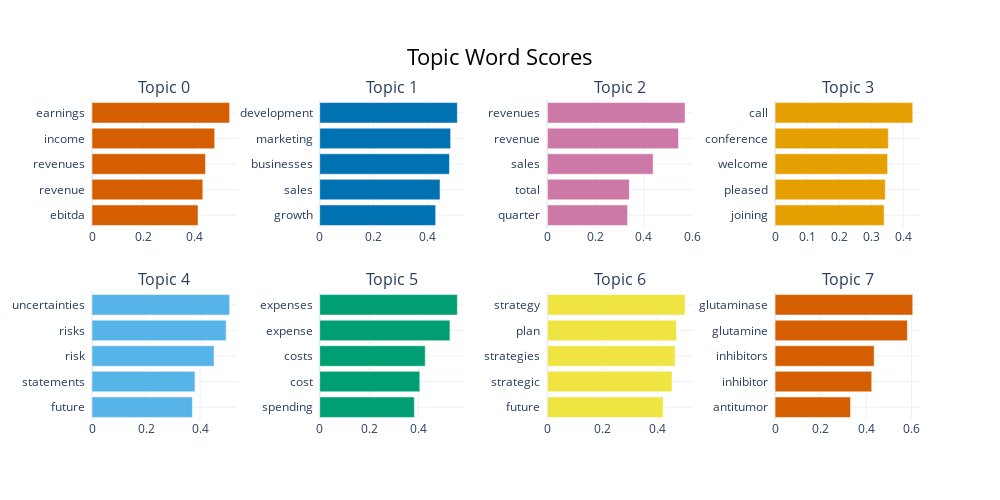

Write notebook code for a chart like this one.
### Code cell
topic_model.visualize_barchart()

### Figure 1 — Plotly figure (JSON) as saved in the notebook; plotly's stock layout.template omitted (floating-point values rounded to 4 significant figures)
{"data": [{"marker": {"color": "#D55E00"}, "orientation": "h", "type": "bar", "x": [0.4139, 0.4325, 0.4428, 0.4789, 0.5373], "xaxis": "x", "y": ["ebitda  ", "revenue  ", "revenues  ", "income  ", "earnings  "], "yaxis": "y"}, {"marker": {"color": "#0072B2"}, "orientation": "h", "type": "bar", "x": [0.4308, 0.447, 0.4821, 0.4865, 0.5115], "xaxis": "x2", "y": ["growth  ", "sales  ", "businesses  ", "marketing  ", "development  "], "yaxis": "y2"}, {"marker": {"color": "#CC79A7"}, "orientation": "h", "type": "bar", "x": [0.3325, 0.3396, 0.4382, 0.5435, 0.5706], "xaxis": "x3", "y": ["quarter  ", "total  ", "sales  ", "revenue  ", "revenues  "], "yaxis": "y3"}, {"marker": {"color": "#E69F00"}, "orientation": "h", "type": "bar", "x": [0.3407, 0.3443, 0.3517, 0.3538, 0.4303], "xaxis": "x4", "y": ["joining  ", "pleased  ", "welcome  ", "conference  ", "call  "], "yaxis": "y4"}, {"marker": {"color": "#56B4E9"}, "orientation": "h", "type": "bar", "x": [0.3713, 0.3807, 0.4513, 0.4961, 0.509], "xaxis": "x5", "y": ["future  ", "statements  ", "risk  ", "risks  ", "uncertainties  "], "yaxis": "y5"}, {"marker": {"color": "#009E73"}, "orientation": "h", "type": "bar", "x": [0.3829, 0.405, 0.427, 0.5269, 0.5569], "xaxis": "x6", "y": ["spending  ", "cost  ", "costs  ", "expense  ", "expenses  "], "yaxis": "y6"}, {"marker": {"color": "#F0E442"}, "orientation": "h", "type": "bar", "x": [0.4189, 0.4515, 0.4627, 0.4677, 0.4986], "xaxis": "x7", "y": ["future  ", "strategic  ", "strategies  ", "plan  ", "strategy  "], "yaxis": "y7"}, {"marker": {"color": "#D55E00"}, "orientation": "h", "type": "bar", "x": [0.3313, 0.4246, 0.4354, 0.5814, 0.605], "xaxis": "x8", "y": ["antitumor  ", "inhibitor  ", "inhibitors  ", "glutamine  ", "glutaminase  "], "yaxis": "y8"}], "layout": {"annotations": [{"font": {"size": 16}, "showarrow": false, "text": "Topic 0", "x": 0.0875, "xanchor": "center", "xref": "paper", "y": 1, "yanchor": "bottom", "yref": "paper"}, {"font": {"size": 16}, "showarrow": false, "text": "Topic 1", "x": 0.3625, "xanchor": "center", "xref": "paper", "y": 1, "yanchor": "bottom", "yref": "paper"}, {"font": {"size": 16}, "showarrow": false, "text": "Topic 2", "x": 0.6375, "xanchor": "center", "xref": "paper", "y": 1, "yanchor": "bottom", "yref": "paper"}, {"font": {"size": 16}, "showarrow": false, "text": "Topic 3", "x": 0.9125, "xanchor": "center", "xref": "paper", "y": 1, "yanchor": "bottom", "yref": "paper"}, {"font": {"size": 16}, "showarrow": false, "text": "Topic 4", "x": 0.0875, "xanchor": "center", "xref": "paper", "y": 0.4, "yanchor": "bottom", "yref": "paper"}, {"font": {"size": 16}, "showarrow": false, "text": "Topic 5", "x": 0.3625, "xanchor": "center", "xref": "paper", "y": 0.4, "yanchor": "bottom", "yref": "paper"}, {"font": {"size": 16}, "showarrow": false, "text": "Topic 6", "x": 0.6375, "xanchor": "center", "xref": "paper", "y": 0.4, "yanchor": "bottom", "yref": "paper"}, {"font": {"size": 16}, "showarrow": false, "text": "Topic 7", "x": 0.9125, "xanchor": "center", "xref": "paper", "y": 0.4, "yanchor": "bottom", "yref": "paper"}], "height": 500, "hoverlabel": {"bgcolor": "white", "font": {"family": "Rockwell", "size": 16}}, "showlegend": false, "title": {"font": {"color": "Black", "size": 22}, "text": "Topic Word Scores", "x": 0.5, "xanchor": "center", "yanchor": "top"}, "width": 1000, "xaxis": {"anchor": "y", "domain": [0, 0.175], "showgrid": true}, "xaxis2": {"anchor": "y2", "domain": [0.275, 0.45], "showgrid": true}, "xaxis3": {"anchor": "y3", "domain": [0.55, 0.725], "showgrid": true}, "xaxis4": {"anchor": "y4", "domain": [0.825, 1], "showgrid": true}, "xaxis5": {"anchor": "y5", "domain": [0, 0.175], "showgrid": true}, "xaxis6": {"anchor": "y6", "domain": [0.275, 0.45], "showgrid": true}, "xaxis7": {"anchor": "y7", "domain": [0.55, 0.725], "showgrid": true}, "xaxis8": {"anchor": "y8", "domain": [0.825, 1], "showgrid": true}, "yaxis": {"anchor": "x", "domain": [0.6, 1], "showgrid": true}, "yaxis2": {"anchor": "x2", "domain": [0.6, 1], "showgrid": true}, "yaxis3": {"anchor": "x3", "domain": [0.6, 1], "showgrid": true}, "yaxis4": {"anchor": "x4", "domain": [0.6, 1], "showgrid": true}, "yaxis5": {"anchor": "x5", "domain": [0, 0.4], "showgrid": true}, "yaxis6": {"anchor": "x6", "domain": [0, 0.4], "showgrid": true}, "yaxis7": {"anchor": "x7", "domain": [0, 0.4], "showgrid": true}, "yaxis8": {"anchor": "x8", "domain": [0, 0.4], "showgrid": true}}}
